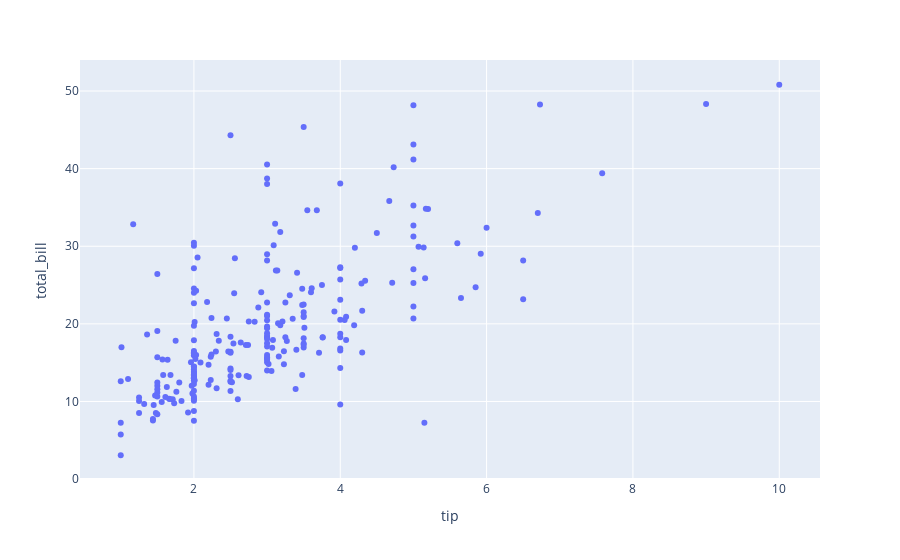

This figure's notebook cell:
### Code cell
px.scatter(data_frame=df,x='tip',y='total_bill')

### Figure 1 — Plotly figure (JSON) as saved in the notebook; plotly's stock layout.template omitted (floating-point values rounded to 4 significant figures; data arrays with more than 128 entries replaced by an {"elided": "..."} marker saying what was removed)
{"data": [{"hovertemplate": "tip=%{x}<br>total_bill=%{y}<extra></extra>", "legendgroup": "", "marker": {"color": "#636efa", "symbol": "circle"}, "mode": "markers", "name": "", "orientation": "v", "showlegend": false, "type": "scatter", "x": {"elided": "244 float values"}, "xaxis": "x", "y": {"elided": "244 float values"}, "yaxis": "y"}], "layout": {"legend": {"tracegroupgap": 0}, "margin": {"t": 60}, "xaxis": {"anchor": "y", "domain": [0, 1], "title": {"text": "tip"}}, "yaxis": {"anchor": "x", "domain": [0, 1], "title": {"text": "total_bill"}}}}
